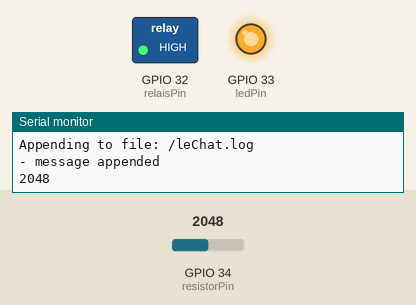
The sketch below on a simulated ESP32. Parts: switched loads named in the sketch (green lamp = pin HIGH), output pins drawn as LEDs (lit = HIGH), the last lines printed to the serial monitor. The test bench sets the inputs (shaded band); at power-on: GPIO 34 (resistorPin) = 2048. The local clock reads 2024-03-15 10:24:30 at power-on unless the sketch sets it; storage starts empty.

Above: at 6.3 s.
6.4 s: GPIO 34 (resistorPin) set to 1072
12.0 s: GPIO 34 (resistorPin) set to 961
At 16.4 s:
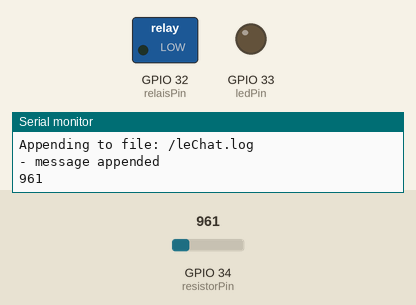
17.6 s: GPIO 34 (resistorPin) set to 1040
At 21.1 s:
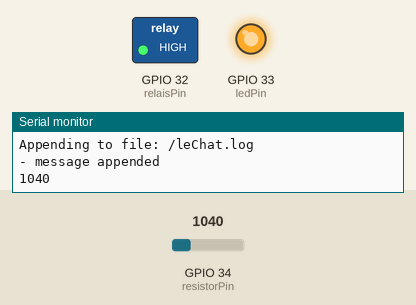
23.2 s: GPIO 34 (resistorPin) set to 960
At 25.7 s:
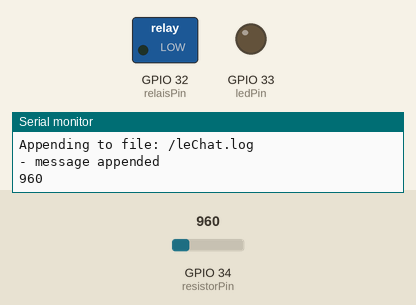
Timing chart, 0 to 27.2 s (numbered marks = the images above; inputs shaded):
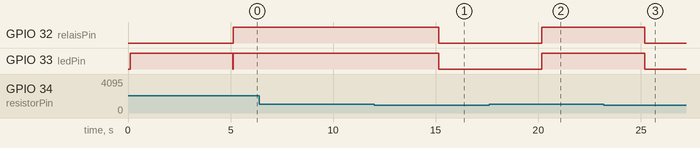

The sketch:

ChouchouteLeChat.ino
```cpp
#include "unix_timestamp.h"

#include <ESP32Time.h>

//////////////////////////////////////////////////////////////////////////////////////////////////////////////////////////////
// SPIFFS

#include "FS.h"
#include "SPIFFS.h"

/* You only need to format SPIFFS the first time you run a
   test or else use the SPIFFS plugin to create a partition
   https://github.com/me-no-dev/arduino-esp32fs-plugin */
#define FORMAT_SPIFFS_IF_FAILED true

void listDir(fs::FS &fs, const char * dirname, uint8_t levels){
    Serial.printf("Listing directory: %s\r\n", dirname);

    File root = fs.open(dirname);
    if(!root){
        Serial.println("- failed to open directory");
        return;
    }
    if(!root.isDirectory()){
        Serial.println(" - not a directory");
        return;
    }

    File file = root.openNextFile();
    while(file){
        if(file.isDirectory()){
            Serial.print("  DIR : ");
            Serial.println(file.name());
            if(levels){
                listDir(fs, file.path(), levels -1);
            }
        } else {
            Serial.print("  FILE: ");
            Serial.print(file.name());
            Serial.print("\tSIZE: ");
            Serial.println(file.size());
        }
        file = root.openNextFile();
    }
}

void readFile(fs::FS &fs, const char * path){
    Serial.printf("Reading file: %s\r\n", path);

    File file = fs.open(path);
    if(!file || file.isDirectory()){
        Serial.println("- failed to open file for reading");
        return;
    }

    Serial.println("- read from file:");
    while(file.available()){
        Serial.write(file.read());
    }
    file.close();
}

bool fileExists(fs::FS &fs, const char * path){
    Serial.printf("Checking if file %s exists\r\n", path);

    File file = fs.open(path);
    if(!file || file.isDirectory()){
        Serial.println("  It does not");
        return false;
    }
    Serial.println("  It does");
    return true;
}

void writeFile(fs::FS &fs, const char * path, const char * message){
    Serial.printf("Writing file: %s\r\n", path);

    File file = fs.open(path, FILE_WRITE);
    if(!file){
        Serial.println("- failed to open file for writing");
        return;
    }
    if(file.print(message)){
        Serial.println("- file written");
    } else {
        Serial.println("- write failed");
    }
    file.close();
}

void appendFile(fs::FS &fs, const char * path, const char * message){
    Serial.printf("Appending to file: %s\r\n", path);

    File file = fs.open(path, FILE_APPEND);
    if(!file){
        Serial.println("- failed to open file for appending");
        return;
    }
    if(file.print(message)){
        Serial.println("- message appended");
    } else {
        Serial.println("- append failed");
    }
    file.close();
}

void deleteFile(fs::FS &fs, const char * path){
    Serial.printf("Deleting file: %s\r\n", path);
    if(fs.remove(path)){
        Serial.println("- file deleted");
    } else {
        Serial.println("- delete failed");
    }
}

//////////////////////////////////////////////////////////////////////////////////////////////////////////////////////////////

ESP32Time rtc(60 * 60);

const int ledPin = 33;
const int relaisPin = 32;
const int resistorPin = 34;
int resistorValue = 0;
bool lastDetection = false;

// Define NTP Client to get time


// Variables to save date and time
String formattedDate;
String dayStamp;
String timeStamp;


void setup() {
  Serial.begin(115200);
  Serial.println("====================================================================================");
  Serial.println("==                                    STARTING                                    ==");
  Serial.println("====================================================================================");

  rtc.setTime(__DATE_TIME_UNIX__ - 60 * 60); // it seems __DATE_TIME_UNIX__ is naive, not considering the offset, so I have to correct it
  Serial.println(rtc.getTime("%A, %B %d %Y %H:%M:%S"));

  if(!SPIFFS.begin(FORMAT_SPIFFS_IF_FAILED)){
      Serial.println("SPIFFS Mount Failed");
      return;
  }

  if (!fileExists(SPIFFS, "/leChat.log")) {
    writeFile(SPIFFS, "/leChat.log", "Start of log\r\n");
  }

  listDir(SPIFFS, "/", 0);

  Serial.println("------------------------------------------------------------------------------------");
  readFile(SPIFFS, "/leChat.log");
  Serial.println("------------------------------------------------------------------------------------");

  appendFile(SPIFFS, "/leChat.log", rtc.getTime("%A, %B %d %Y %H:%M:%S").c_str());
  appendFile(SPIFFS, "/leChat.log", "  |  Appareil démarré.\r\n");

  pinMode(relaisPin, OUTPUT);
  pinMode(ledPin, OUTPUT);
  digitalWrite(ledPin, HIGH);

  delay(5000);

  digitalWrite(ledPin, LOW);
}

void loop() {
  resistorValue = analogRead(resistorPin);
  if (resistorValue > 1000) {
    if (!lastDetection) {
      appendFile(SPIFFS, "/leChat.log", rtc.getTime("%A, %B %d %Y %H:%M:%S").c_str());
      appendFile(SPIFFS, "/leChat.log", "  |  Le chat est arrivé.\r\n");
      lastDetection = true;
    }
    digitalWrite(relaisPin, HIGH);
    digitalWrite(ledPin, HIGH);
  } else {
    if (lastDetection) {
      appendFile(SPIFFS, "/leChat.log", rtc.getTime("%A, %B %d %Y %H:%M:%S").c_str());
      appendFile(SPIFFS, "/leChat.log", "  |  Le chat est parti.\r\n");
      lastDetection = false;
    }
    digitalWrite(relaisPin, LOW);
    digitalWrite(ledPin, LOW);
  }
  Serial.println(resistorValue);
  delay(5000);
}

// https://randomnerdtutorials.com/esp32-adc-analog-read-arduino-ide/
// https://learn.adafruit.com/force-sensitive-resistor-fsr/using-an-fsr
```

unix_timestamp.h
```cpp
// https://stackoverflow.com/a/58314096

/**
 * @brief  Macros to get integer build timestamp:
 *         __DATE_TIME_Y2K__  seconds since 2000-01-01,00:00:00
 *         __DATE_TIME_UNIX__ seconds since 1970-01-01 00:00:00
 *
 *           01234567890              01234567
 * __DATE__ "Jul 27 2019"   __TIME__ "12:34:56"
 */
#ifndef __DATE_TIME_H__
#define __DATE_TIME_H__

// For testing
//#define __DATE__ ("Jan 01 2000")
//#define __TIME__ ("00:00:00")

#define Y2K_UNIX_EPOCH_DIFF 946684800U
#define YEARS ((__DATE__[10] - '0' + (__DATE__[9] - '0') * 10))
#define DAY_OF_MONTH ((__DATE__[5] - '0') \
                  + (((__DATE__[4] > '0')? __DATE__[4] - '0': 0) * 10) - 1)
#define DAY_OF_YEAR ((DAY_OF_MONTH) + \
( /* Jan */ (__DATE__[0] == 'J' && __DATE__[1] == 'a')?   0: \
  /* Feb */ (__DATE__[0] == 'F'                      )?  31: \
  /* Mar */ (__DATE__[0] == 'M' && __DATE__[2] == 'r')?  59: \
  /* Apr */ (__DATE__[0] == 'A' && __DATE__[1] == 'p')?  90: \
  /* May */ (__DATE__[0] == 'M'                      )? 120: \
  /* Jun */ (__DATE__[0] == 'J' && __DATE__[2] == 'n')? 151: \
  /* Jul */ (__DATE__[0] == 'J'                      )? 181: \
  /* Aug */ (__DATE__[0] == 'A'                      )? 212: \
  /* Sep */ (__DATE__[0] == 'S'                      )? 243: \
  /* Oct */ (__DATE__[0] == 'O'                      )? 273: \
  /* Nov */ (__DATE__[0] == 'N'                      )? 304: \
  /* Dec */                                             334  ))
#define LEAP_DAYS (YEARS / 4 + ((YEARS % 4 == 0 && DAY_OF_YEAR > 58)? 1 : 0) )
#define __DATE_TIME_Y2K__ ( (YEARS * 365 + LEAP_DAYS + DAY_OF_YEAR ) * 86400 \
                    + ((__TIME__[0] - '0') * 10 + __TIME__[1] - '0') * 3600 \
                    + ((__TIME__[3] - '0') * 10 + __TIME__[4] - '0') * 60 \
                    + ((__TIME__[6] - '0') * 10 + __TIME__[7] - '0') )
#define  __DATE_TIME_UNIX__ ( __DATE_TIME_Y2K__ + Y2K_UNIX_EPOCH_DIFF )
#endif /* __DATE_TIME_H__ */
```

Measured:
- the behaviour switches between 1001 and 1000 on GPIO 34 (resistorPin) (found by bisection; images 0 and 1)
- after the input at 12.0 s, GPIO 32 (relaisPin), GPIO 33 (ledPin): HIGH → LOW after 3.2 s
- after the input at 17.6 s, GPIO 32 (relaisPin), GPIO 33 (ledPin): LOW → HIGH after 2.6 s
- after the input at 23.2 s, GPIO 32 (relaisPin), GPIO 33 (ledPin): HIGH → LOW after 2.0 s
